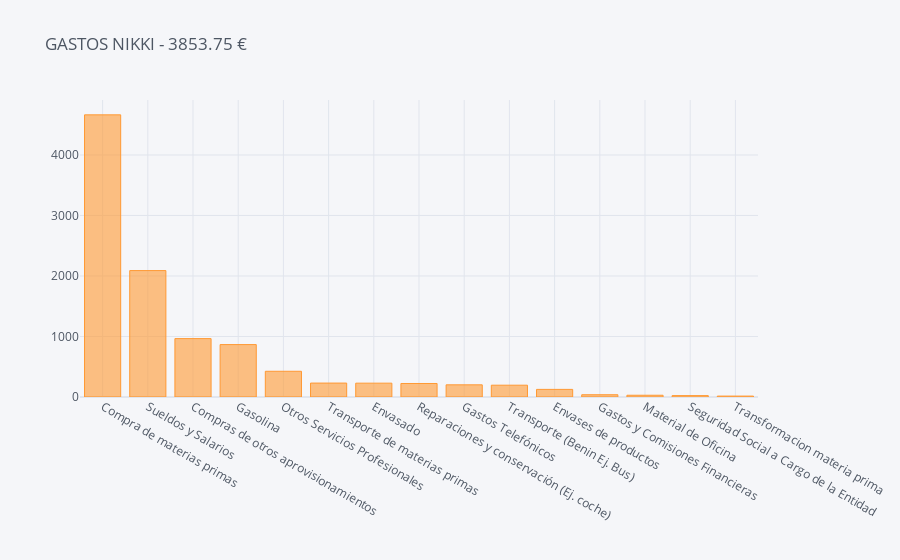

Notebook cell for this chart:
### Code cell
expense[expense['intervencion']=='Intervention 2020'
       ].sort_values('cantidad',ascending=False
                    ).iplot(kind='bar',x='categoria',
                            y='cantidad',title='GASTOS NIKKI - 3853.75 €')

### Figure 1 — Plotly figure (JSON) as saved in the notebook; plotly's stock layout.template omitted (floating-point values rounded to 4 significant figures)
{"data": [{"marker": {"color": "rgba(255, 153, 51, 0.6)", "line": {"color": "rgba(255, 153, 51, 1.0)", "width": 1}}, "name": "cantidad", "orientation": "v", "text": "", "type": "bar", "x": ["Compra de materias primas", "Sueldos y Salarios", "Compras de otros aprovisionamientos", "Gasolina", "Otros Servicios Profesionales", "Transporte de materias primas", "Envasado", "Reparaciones y conservación (Ej. coche)", "Gastos Telefónicos", "Transporte (Benin Ej. Bus)", "Envases de productos", "Gastos y Comisiones Financieras", "Material de Oficina", "Seguridad Social a Cargo de la Entidad", "Transformacion materia prima"], "y": [4663.0, 2089.0, 965.1, 866.2, 425.3, 230.2, 228.7, 223.3, 201.0, 195.2, 125.8, 37.32, 29.1, 22.87, 15.24]}], "layout": {"legend": {"bgcolor": "#F5F6F9", "font": {"color": "#4D5663"}}, "paper_bgcolor": "#F5F6F9", "plot_bgcolor": "#F5F6F9", "title": {"font": {"color": "#4D5663"}, "text": "GASTOS NIKKI - 3853.75 €"}, "xaxis": {"gridcolor": "#E1E5ED", "showgrid": true, "tickfont": {"color": "#4D5663"}, "title": {"font": {"color": "#4D5663"}, "text": ""}, "zerolinecolor": "#E1E5ED"}, "yaxis": {"gridcolor": "#E1E5ED", "showgrid": true, "tickfont": {"color": "#4D5663"}, "title": {"font": {"color": "#4D5663"}, "text": ""}, "zerolinecolor": "#E1E5ED"}}}
